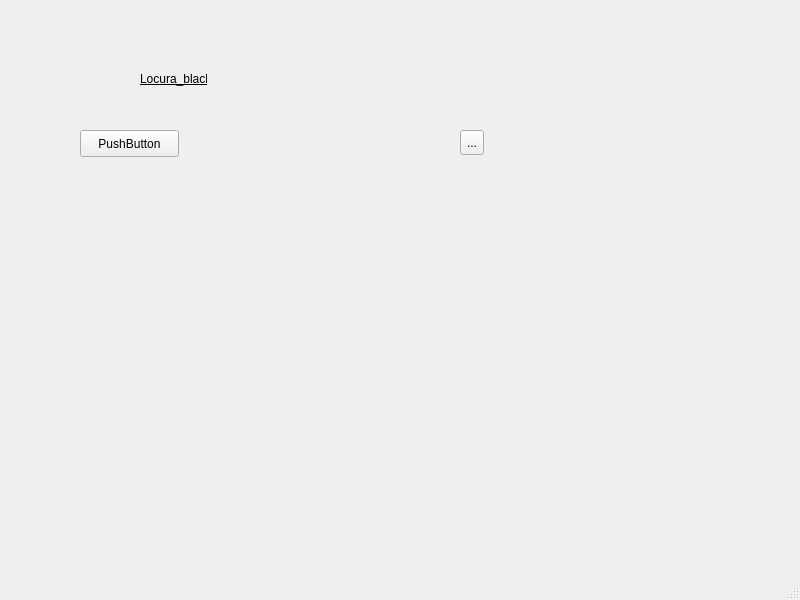
<?xml version="1.0" encoding="UTF-8"?>
<ui version="4.0">
 <class>MainWindow</class>
 <widget class="QMainWindow" name="MainWindow">
  <property name="geometry">
   <rect>
    <x>0</x>
    <y>0</y>
    <width>800</width>
    <height>600</height>
   </rect>
  </property>
  <property name="windowTitle">
   <string>MainWindow</string>
  </property>
  <widget class="QWidget" name="centralwidget">
   <widget class="QPushButton" name="pushButton">
    <property name="geometry">
     <rect>
      <x>80</x>
      <y>130</y>
      <width>99</width>
      <height>27</height>
     </rect>
    </property>
    <property name="text">
     <string>PushButton</string>
    </property>
   </widget>
   <widget class="QToolButton" name="toolButton">
    <property name="geometry">
     <rect>
      <x>460</x>
      <y>130</y>
      <width>24</width>
      <height>25</height>
     </rect>
    </property>
    <property name="text">
     <string>...</string>
    </property>
   </widget>
   <widget class="QLabel" name="label">
    <property name="geometry">
     <rect>
      <x>140</x>
      <y>70</y>
      <width>67</width>
      <height>17</height>
     </rect>
    </property>
    <property name="font">
     <font>
      <underline>true</underline>
     </font>
    </property>
    <property name="text">
     <string>Locura_black</string>
    </property>
    <property name="textFormat">
     <enum>Qt::PlainText</enum>
    </property>
   </widget>
  </widget>
  <widget class="QMenuBar" name="menubar">
   <property name="geometry">
    <rect>
     <x>0</x>
     <y>0</y>
     <width>800</width>
     <height>25</height>
    </rect>
   </property>
  </widget>
  <widget class="QStatusBar" name="statusbar"/>
 </widget>
 <resources/>
 <connections/>
</ui>
